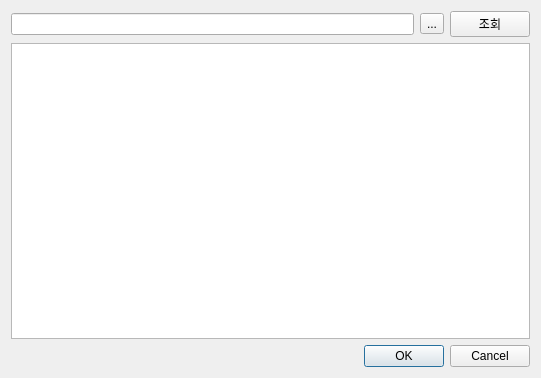
<?xml version="1.0" encoding="UTF-8"?>
<ui version="4.0">
 <class>Dialog</class>
 <widget class="QDialog" name="Dialog">
  <property name="geometry">
   <rect>
    <x>0</x>
    <y>0</y>
    <width>541</width>
    <height>378</height>
   </rect>
  </property>
  <property name="windowTitle">
   <string>e종목검색</string>
  </property>
  <layout class="QVBoxLayout" name="verticalLayout">
   <item>
    <layout class="QHBoxLayout" name="horizontalLayout">
     <item>
      <widget class="QLineEdit" name="lineEdit"/>
     </item>
     <item>
      <widget class="QToolButton" name="toolButton">
       <property name="text">
        <string>...</string>
       </property>
      </widget>
     </item>
     <item>
      <widget class="QPushButton" name="pushButton">
       <property name="text">
        <string>조회</string>
       </property>
      </widget>
     </item>
    </layout>
   </item>
   <item>
    <widget class="QTableView" name="tableView"/>
   </item>
   <item>
    <widget class="QDialogButtonBox" name="buttonBox">
     <property name="orientation">
      <enum>Qt::Horizontal</enum>
     </property>
     <property name="standardButtons">
      <set>QDialogButtonBox::Cancel|QDialogButtonBox::Ok</set>
     </property>
    </widget>
   </item>
  </layout>
 </widget>
 <resources/>
 <connections>
  <connection>
   <sender>buttonBox</sender>
   <signal>accepted()</signal>
   <receiver>Dialog</receiver>
   <slot>accept()</slot>
   <hints>
    <hint type="sourcelabel">
     <x>236</x>
     <y>368</y>
    </hint>
    <hint type="destinationlabel">
     <x>157</x>
     <y>274</y>
    </hint>
   </hints>
  </connection>
  <connection>
   <sender>buttonBox</sender>
   <signal>rejected()</signal>
   <receiver>Dialog</receiver>
   <slot>reject()</slot>
   <hints>
    <hint type="sourcelabel">
     <x>304</x>
     <y>368</y>
    </hint>
    <hint type="destinationlabel">
     <x>286</x>
     <y>274</y>
    </hint>
   </hints>
  </connection>
  <connection>
   <sender>pushButton</sender>
   <signal>clicked()</signal>
   <receiver>Dialog</receiver>
   <slot>inquiry()</slot>
   <hints>
    <hint type="sourcelabel">
     <x>473</x>
     <y>22</y>
    </hint>
    <hint type="destinationlabel">
     <x>417</x>
     <y>-20</y>
    </hint>
   </hints>
  </connection>
  <connection>
   <sender>toolButton</sender>
   <signal>clicked()</signal>
   <receiver>Dialog</receiver>
   <slot>fileselect()</slot>
   <hints>
    <hint type="sourcelabel">
     <x>430</x>
     <y>20</y>
    </hint>
    <hint type="destinationlabel">
     <x>324</x>
     <y>-21</y>
    </hint>
   </hints>
  </connection>
 </connections>
 <slots>
  <slot>inquiry()</slot>
  <slot>fileselect()</slot>
 </slots>
</ui>
